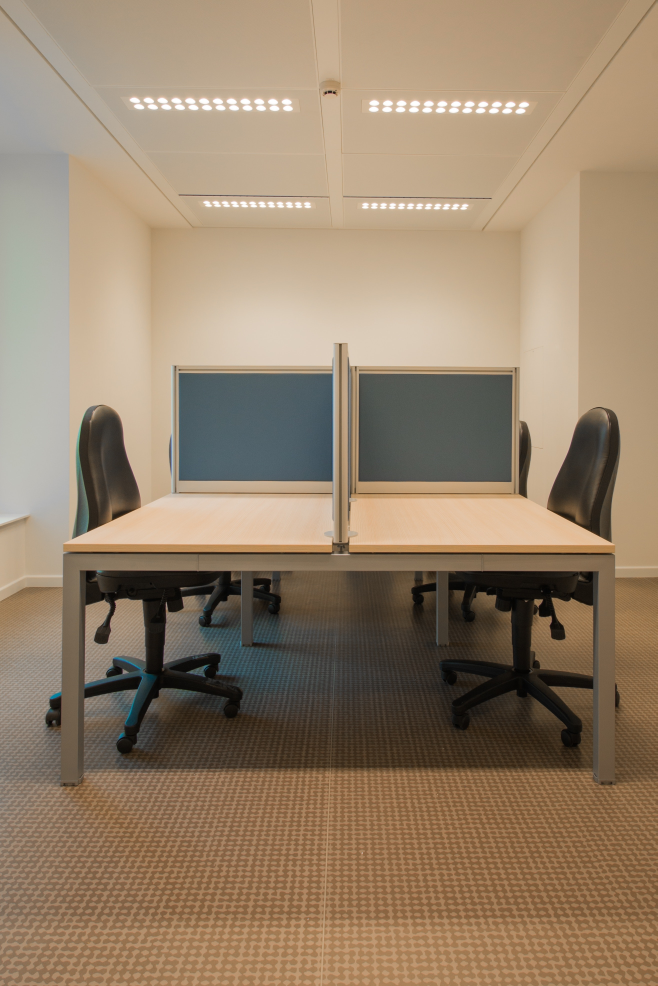
#> input picture project/image/5.jpg, 2629 x 3944 px, found by its file name (shown at 1/4 size)
$ python 12_Draw_line_print_text_OpenCV.py
#> lines starting #> are read from the running program, lines starting #| are printed output that depends on the picture
# (12)*****************Draw line and also print text on image in openCV using python***************

# ----sometimes we draw a line on the image when we use this method

# ----importing libraries
import cv2
import numpy as np

# ----importing path on image
img_path = r'images/5.jpg'
# ----for reading the image
img = cv2.imread(img_path)
#> img is the input picture: shape (3944, 2629, 3); mean B, G, R 107.1, 130.1, 150.4
img_resize = cv2.resize(img,(800,600))
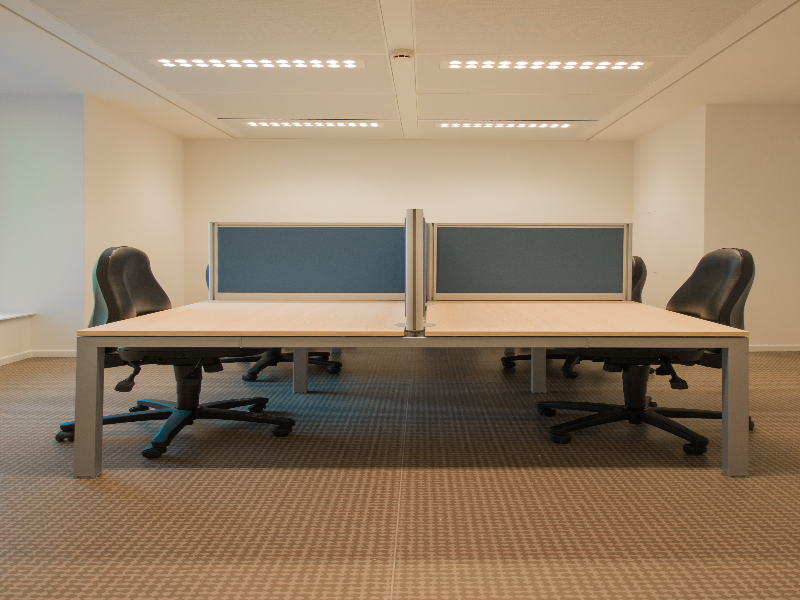
#> img_resize: shape (600, 800, 3); mean B, G, R 106.9, 130, 150.3

# ----Now we draw a line on the image
# ----these are the parameters of the line function
# ---- line: (img, pt1, pt2, color, thickness=..., lineType=..., shift=...)
pt1 = (400,40)
pt2 = (600,40)
color =(255,0,0)
thickness = 10
lineType = cv2.LINE_8
shift = 0

# ----for creating the line on image
line = cv2.line(img_resize,pt1,pt2,color,thickness,lineType,shift)
line2 = cv2.line(img_resize,(100,40),(300,40),(0,233,43),thickness,lineType,shift)

# ----if we want to put the text on the line than we use putText function in the image
img_text = cv2.putText(line,"This is Line",(400,30),cv2.FONT_HERSHEY_COMPLEX,0.5,(0,24,255),1,cv2.LINE_AA)
img_text = cv2.putText(line2,"Respected Sir",(100,30),cv2.FONT_HERSHEY_COMPLEX,0.5,(111,244,25),1,cv2.LINE_AA)
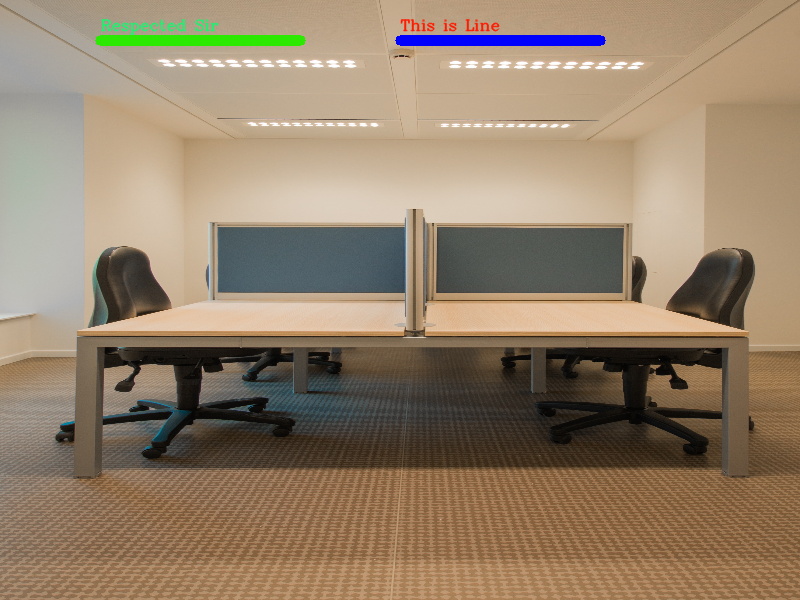
#> img_text: shape (600, 800, 3); mean B, G, R 106.7, 129.5, 148.6


# ----for showing the image
cv2.imshow("Tayyab's picture",line)
cv2.waitKey()
cv2.destroyAllWindows()

$ run again, with project/image/1.jpg copied over project/image/5.jpg
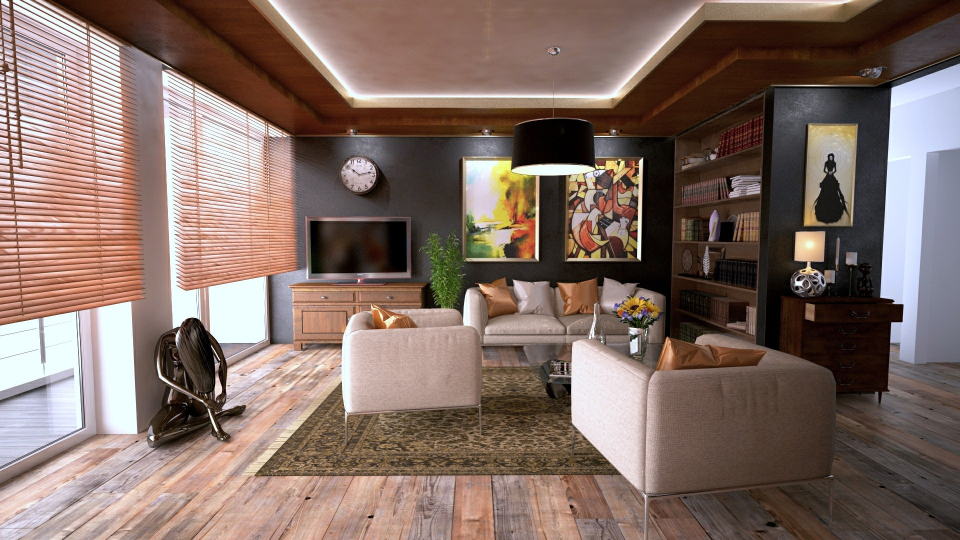
#> input picture project/image/1.jpg, 1920 x 1080 px, found by its file name (shown at 1/2 size)
#> img is the input picture: shape (1080, 1920, 3); mean B, G, R 101.5, 109.7, 130.3
#> `img_resize = cv2.resize(img,(800,600))`:
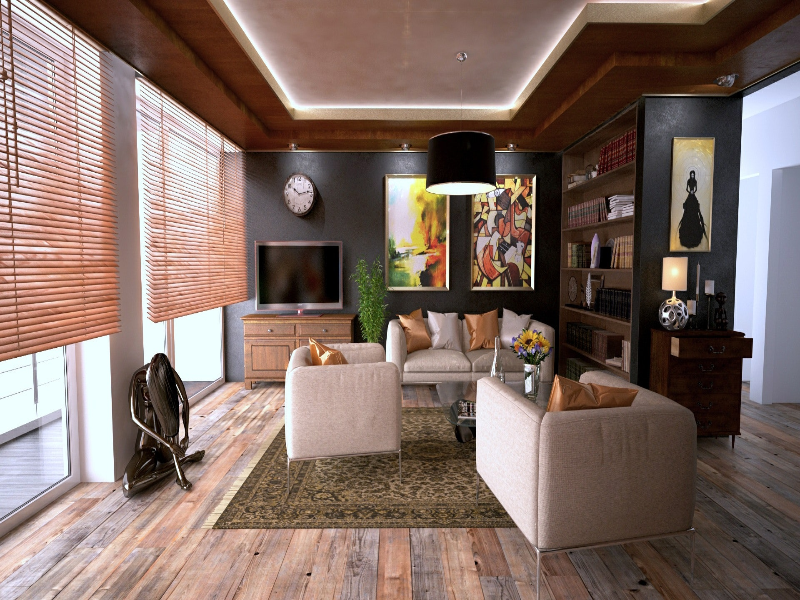
#> img_resize: shape (600, 800, 3); mean B, G, R 101.4, 109.7, 130.2
#> `img_text = cv2.putText(line2,"Respected Sir",(100,30),cv2.FONT_HERSHEY..`:
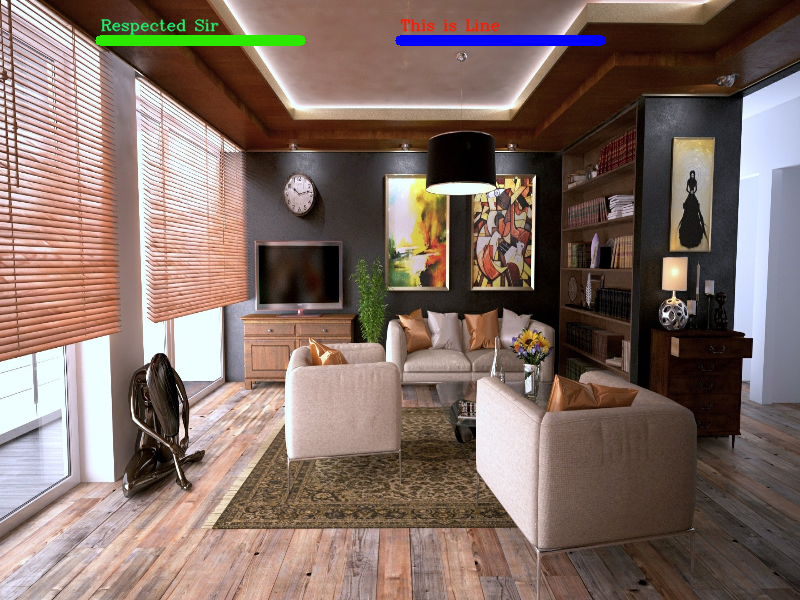
#> img_text: shape (600, 800, 3); mean B, G, R 101.9, 110.1, 129.3

$ run again, with project/image/2.jpg copied over project/image/5.jpg
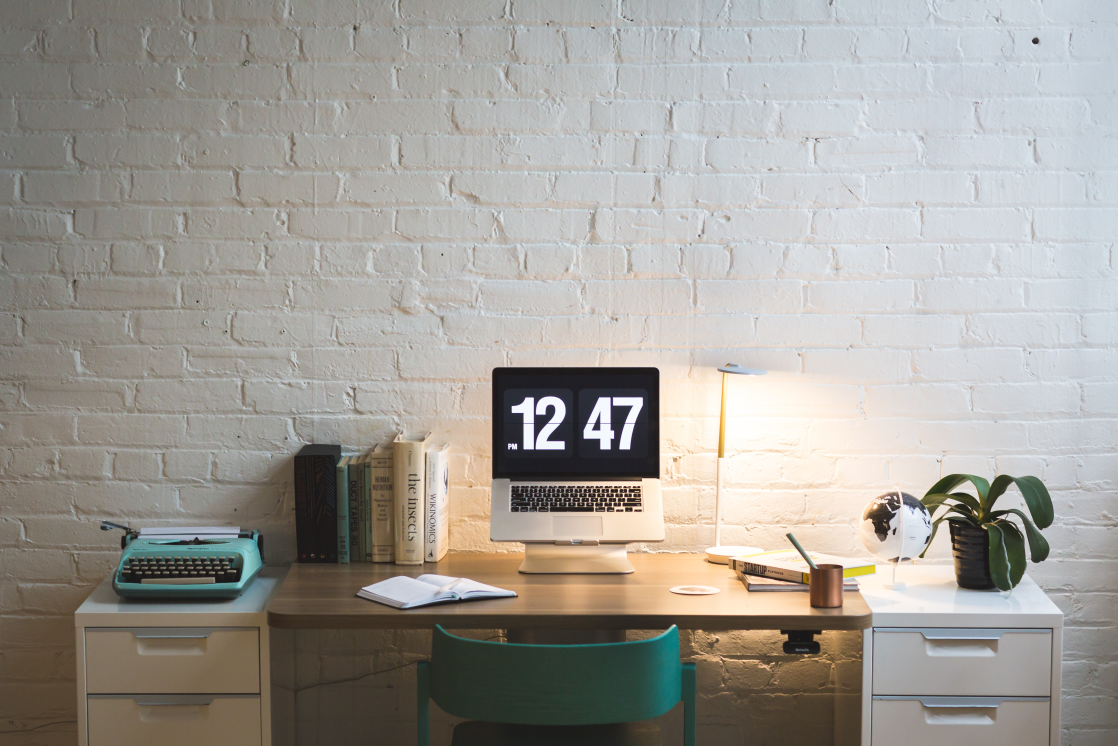
#> input picture project/image/2.jpg, 5590 x 3727 px, found by its file name (shown at 1/5 size)
#> img is the input picture: shape (3727, 5590, 3); mean B, G, R 151.5, 157.4, 160.6
#> `img_resize = cv2.resize(img,(800,600))`:
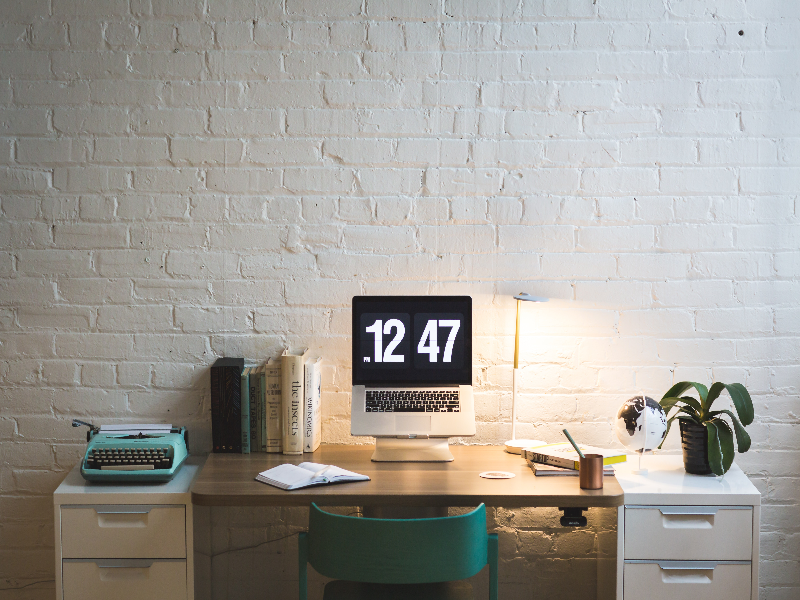
#> img_resize: shape (600, 800, 3); mean B, G, R 151.4, 157.3, 160.5
#> `img_text = cv2.putText(line2,"Respected Sir",(100,30),cv2.FONT_HERSHEY..`:
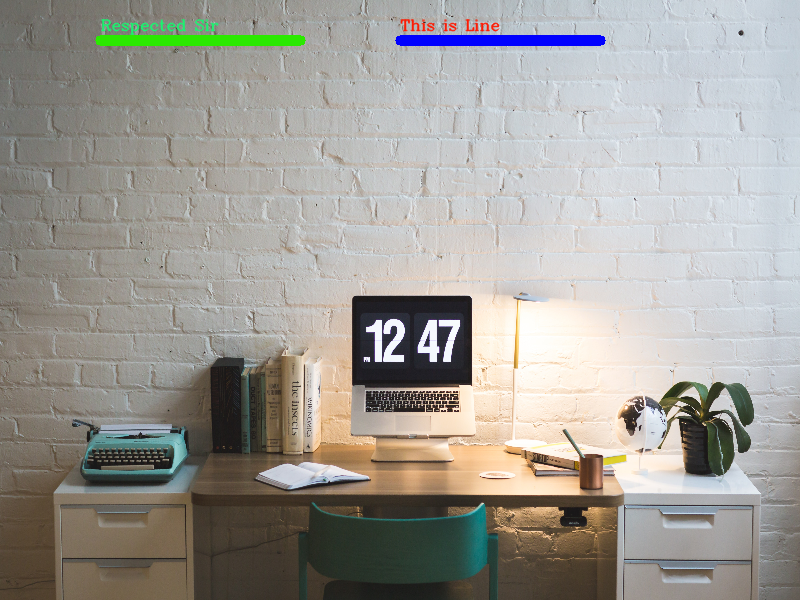
#> img_text: shape (600, 800, 3); mean B, G, R 150.9, 156.8, 159.1

$ run again, with project/image/3.jpg copied over project/image/5.jpg
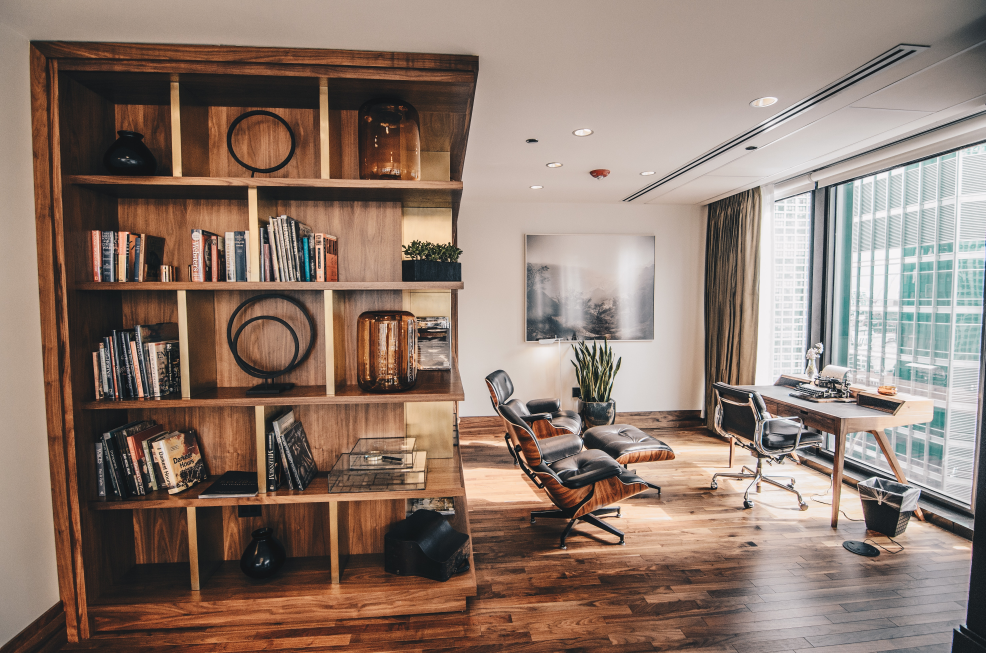
#> input picture project/image/3.jpg, 4928 x 3264 px, found by its file name (shown at 1/5 size)
#> img is the input picture: shape (3264, 4928, 3); mean B, G, R 110.7, 122.4, 142.4
#> `img_resize = cv2.resize(img,(800,600))`:
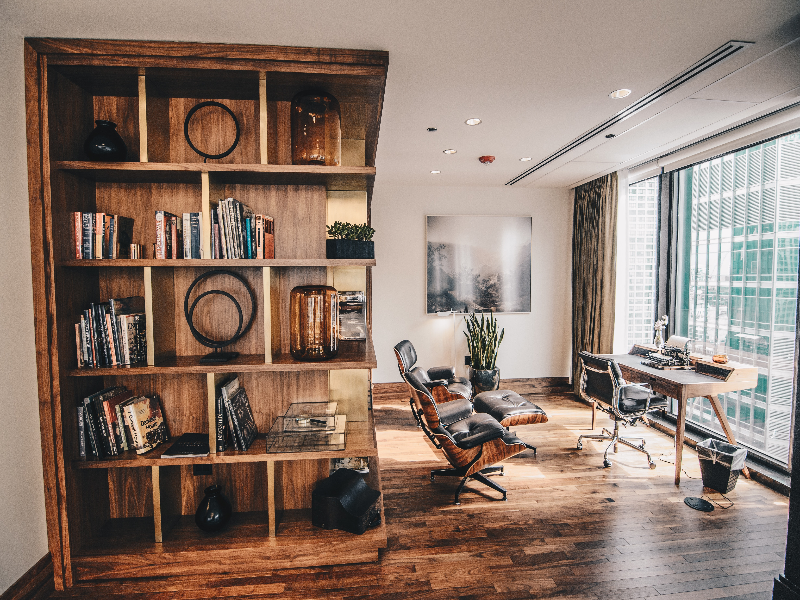
#> img_resize: shape (600, 800, 3); mean B, G, R 110.6, 122.2, 142.3
#> `img_text = cv2.putText(line2,"Respected Sir",(100,30),cv2.FONT_HERSHEY..`:
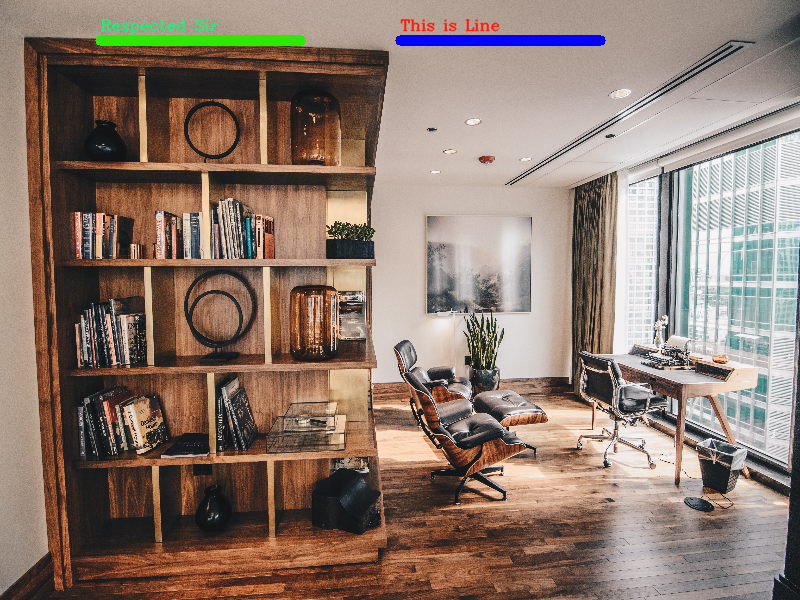
#> img_text: shape (600, 800, 3); mean B, G, R 110.4, 121.9, 140.8
